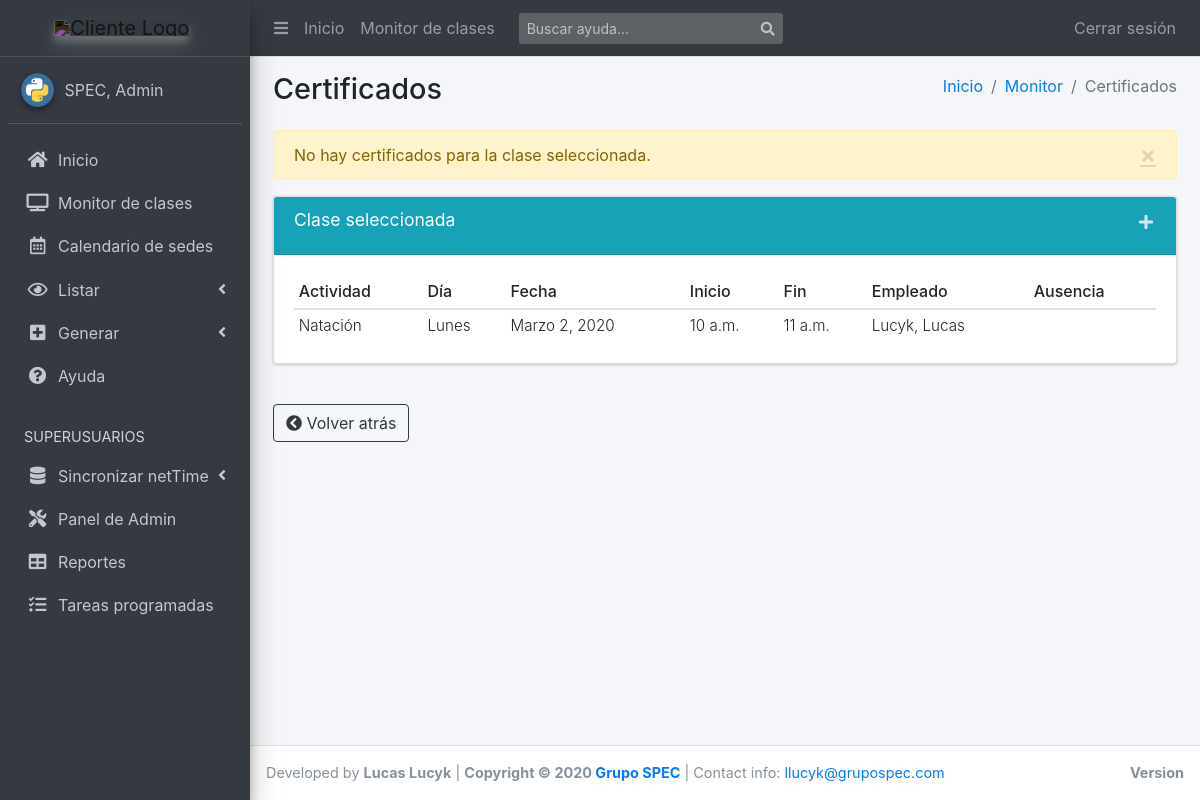
The page /clases/5/certificados/ (signed in) on the database its author committed.
### scg_app/models.py (models this page shows, shortened)
class Clase(models.Model):
    recurrencia = models.ForeignKey(
        'Recurrencia', on_delete=models.CASCADE, null=True)
    creacion = models.DateTimeField(default=timezone.now)
    dia_semana = models.CharField(
        max_length=9, choices=settings.DIA_SEMANA_CHOICES, blank=True)
    fecha = models.DateField(blank=True, default=timezone.now)
    horario_desde = models.TimeField(blank=True, default=timezone.now)
    horario_hasta = models.TimeField(blank=True, default=timezone.now)
    horas = models.FloatField(default=0.0)
    actividad = models.ForeignKey(
        Actividad, blank=True, null=True, on_delete=models.SET_NULL)
    sede = models.ForeignKey(
        Sede, blank=True, null=True, on_delete=models.SET_NULL)
    empleado = models.ForeignKey(
        Empleado, blank=True, null=True, on_delete=models.SET_NULL,
        related_name='empleado')
    reemplazo = models.ForeignKey(
        Empleado, blank=True, null=True,
        on_delete=models.SET_NULL,
        related_name='reemplazo')
    ausencia = models.ForeignKey(
        MotivoAusencia, blank=True, null=True, on_delete=models.SET_NULL,
        related_name='ausencia')
    confirmada = models.BooleanField(blank=True, default=False)
    modificada = models.BooleanField(blank=True, default=False)
    estado = models.CharField(
        max_length=1, choices=settings.ESTADOS_CHOICES, null=True, blank=True,
        default=settings.ESTADOS_CHOICES[0][0])
    presencia = models.CharField(
        max_length=12, choices=settings.PRESENCIA_CHOICES, null=True,
        blank=True, default=settings.PRESENCIA_CHOICES[0][0])
    comentarios = GenericRelation('GrupoComentario')
    locked = models.BooleanField(blank=True, default=False)
    class Meta:
        verbose_name = "Clase"
        verbose_name_plural = "Clases"
        get_latest_by = "-fecha"
        ordering = ["-fecha"]
        permissions = [
            ("confirm_classes", "Can confirm classes"),
            ("absence_management", "Can manage absence"),
            ("asign_replacement", "Can assign replacements"),
        ]
    class ReportBuilder:
        exclude = ('comentarios',)
        extra = (
            'monto', 'url_certificados', 'dia_semana_display',
            'format_user_comments',
        )
    @property
    def format_user_comments(self):
        return '.\r\n'.join(self.user_comments)
    @property
    def dia_semana_display(self):
        return self.get_dia_semana_display()
    @property
    def url_certificados(self):
        urls = [cert.complete_file_url for cert in self.certificado_set.all()]
        return '\n'.join(urls)
    @property
    def monto(self):
        ejecutor = self.reemplazo if self.reemplazo else self.empleado
        escala = ejecutor.escala.filter(grupo=self.actividad.grupo)
        if not escala or not self.horas:
            return 0.0
        return round(escala.first().monto_hora * self.horas, 2)

class Actividad(models.Model):
    nombre = models.CharField(max_length=100)
    grupo = models.ForeignKey(
        'GrupoActividad', on_delete=models.SET_NULL, null=True, blank=True)
    class Meta:
        verbose_name = "Actividad"
        verbose_name_plural = "Actividades"
        ordering = ["nombre", ]
        get_latest_by = "nombre"

class Empleado(models.Model):
    id_netTime = models.PositiveIntegerField(
        default=0,
        validators=[MinValueValidator(1)],
        unique=True,
        help_text="Para matchear marcajes e importaciones"
    )
    apellido = models.CharField(max_length=20)
    nombre = models.CharField(max_length=20)
    dni = models.CharField(max_length=8, unique=True)
    legajo = models.CharField(max_length=10, null=True, blank=True)
    empresa = models.CharField(max_length=10, null=True, blank=True)
    tipo = models.ForeignKey(
        'TipoContrato', on_delete=models.CASCADE, null=True, blank=True)
    liquidacion = models.ForeignKey(
        'TipoLiquidacion', on_delete=models.CASCADE, null=True, blank=True)
    escala = models.ManyToManyField('Escala')
    class Meta:
        verbose_name = "Empleado"
        verbose_name_plural = "Empleados"
        get_latest_by = "dni"
        ordering = ["dni", "apellido", "nombre"]
    class ReportBuilder:
        extra = ['legajo_apellido_nombre', ]
    @property
    def legajo_apellido_nombre(self):
        return f'{self.legajo} - {self.apellido} {self.nombre}'
    def __str__(self):
        return '{}, {}'.format(
            self.apellido,
            self.nombre if self.nombre else ''
        )

### scg_app/views.py (the view)
@login_required
def certificados_list(request, id_clase: int, context=None):
    template = "apps/scg_app/clase/certificados.html"
    clase = get_object_or_404(Clase, pk=id_clase)
    if not request.user.has_sede_permission(clase.sede):
        messages.error(
            request, "No tiene permisos para la sede de esta clase.")
        return render(request, template, context)
    certificados = Certificado.objects.filter(clases__in=[clase])
    _ids = set()
    for certificado in certificados:
        for clase in certificado.clases.all():
            _ids.add(clase.id)
    clases_impacto = Clase.objects.filter(id__in=_ids)
    context = {
        "certificados": certificados,
        "clase": clase,
        "clases_impacto": clases_impacto,
    }
    return render(request, template, context)

### scg_app/utils.py (called while the page is built)
def has_sede_permission(user, *sedes, operator: str = "AND"):
    if user.is_superuser:
        return True
    if operator == "AND":
        return all(sede in user.sedes.all() for sede in sedes)
    if operator == "OR":
        return any(sede in user.sedes.all() for sede in sedes)
    return False

### templates/apps/scg_app/clase/certificados.html (shortened to what this page needs)
{% extends "base_template.html" %}
{% block namepage %}Certificados{% endblock %}
{% block route %}
  <li class="breadcrumb-item"><a href="{% url 'index' %}">Inicio</a></li>
  <li class="breadcrumb-item"><a href="{% url 'clases_view' %}">Monitor</a></li>
  <li class="breadcrumb-item active">Certificados</li>
{% endblock route %}
{% block content %}
  {% if messages or not certificados %}
    <div class="row">
      <div class="col-md-12">
        {% if not certificados %}
          <div class="alert alert-warning alert-dismissible" >
            <a href="#" class="close" data-dismiss="alert" aria-label="close">&times;</a>
              No hay certificados para la clase seleccionada.
          </div>
        {% endif %}
      </div>
    </div>
  {% endif %}
  <div class="row">
    <div class="col-md-12">
      {% if clase %}
        <div class="card card-info">
          <div class="card-header">
            <h3 class="card-title">Clase seleccionada</h3>
            <div class="card-tools">
              <button type="button" class="btn btn-tool" data-card-widget="collapse">
                <i class="fas fa-plus"></i>
              </button>
            </div>
          </div>
          <div class="card-body">
            <table class="table table-sm table-responsive-sm">
              <thead>
                <tr>
                  <th>Actividad</th>
                  <th>D&iacute;a</th>
                  <th>Fecha</th>
                  <th>Inicio</th>
                  <th>Fin</th>
                  <th>Empleado</th>
                  <th>Ausencia</th>
                </tr>
              </thead>
              <tbody>
                  <tr>
                    <td>{{ clase.actividad.nombre }}</td>
                    <td>{{ clase.get_dia_semana_display }}</td>
                    <td>{{ clase.fecha }}</td>
                    <td>{{ clase.horario_desde }}</td>
                    <td>{{ clase.horario_hasta }}</td>
                    <td>{{ clase.empleado }}</td>
                    <td>{{ clase.ausencia.nombre }}</td>
                  </tr>
              </tbody>
            </table>
          </div>
        </div>
      {% endif %}
      <br />
      <p><a href="javascript: window.history.back();" class="btn btn-outline-dark" role="button">
        <i class="fas fa-chevron-circle-left"></i> Volver atr&aacute;s
      </a></p>
    </div>
  </div>
{% endblock %}
{% block extra_js %}
{% load static %}
{% endblock %}

### templates/base_template.html (shortened to what this page needs)
<!DOCTYPE html>
<html lang="es">
<head>
  {% load static %}
  <link rel="stylesheet" href="{%  static 'css/main.css' %}">
  <link rel="stylesheet" href="{% static 'plugins/ionicons/ionicons.min.css' %}">
  <link rel="stylesheet" href="{%  static 'dist/css/adminlte.min.css' %}">
  <link rel="stylesheet" href="{% static 'plugins/chart.js/Chart.min.css' %}" />
  <link rel="stylesheet" href="{% static 'plugins/bootstrap/css/bootstrap.min.css' %}" />
  <link rel="stylesheet" href="{%  static 'plugins/fontawesome-free/css/all.min.css' %}">
</head>
<body class="hold-transition sidebar-mini layout-fixed .layout-footer-fixed .layout-navbar-fixed">
{% block body %}
<div class="wrapper">
  <nav class="main-header navbar navbar-expand navbar-dark navbar-dark">
    <ul class="navbar-nav">
      <li class="nav-item">
        <a class="nav-link" data-widget="pushmenu" href="#" role="button"><i class="fas fa-bars"></i></a>
      </li>
      <li class="nav-item d-none d-sm-inline-block">
        <a href="{% url 'index' %}" class="nav-link">Inicio</a>
      </li>
      <li class="nav-item d-none d-sm-inline-block">
        <a href="{% url 'clases_view'%}" class="nav-link">Monitor de clases</a>
      </li>
    </ul>
    <form class="form-inline ml-3" action="{% url 'help_list' %}">
      <div class="input-group input-group-sm">
        <input class="form-control form-control-navbar" type="search" placeholder="Buscar ayuda..." aria-label="Buscar" name="q">
        <div class="input-group-append">
          <button class="btn btn-navbar" type="submit">
            <i class="fas fa-search"></i>
          </button>
        </div>
      </div>
    </form>
    <ul class="navbar-nav ml-auto">
      {% if user.is_authenticated %}
        <li class="nav-item">
          <a class="nav-link" href="{% url 'logout'%}?next={{request.path}}">
          Cerrar sesi&oacute;n
          </a>
        </li>
      {% endif %}
    </ul>
  </nav>
  <aside class="main-sidebar sidebar-dark-primary elevation-4">
    <a id="logo-big" href="{% url 'index' %}" class="brand-link text-center" style="display:none;">
      <img src="https://megatlon.com/megatlon/images/megatlon.svg"
           alt="Cliente Logo"
           class="brand-image elevation-3 invert-color img-center"
           style="opacity: .8;">
      <span class="brand-text font-weight-light">&nbsp;</span>
    </a>
    <div class="sidebar">
      <div class="user-panel mt-3 pb-3 mb-3 d-flex">
        <div class="image">
          <img src="{% static 'img/python.png' %}" class="img-circle elevation-2" alt="User Image">
        </div>
        <div class="info">
          <a href="#" class="d-block">{{ user.last_name }}, {{ user.first_name }}</a>
        </div>
      </div>
      <nav class="mt-2">
        <ul class="nav nav-pills nav-sidebar flex-column nav-child-indent" data-widget="treeview" role="menu" data-accordion="false">
          <li class="nav-item">
            <a href="{% url 'index' %}" class="nav-link {% block active_home %}{% endblock %}">
              <i class="nav-icon fas fa-home"></i>
              <p>Inicio</p>
            </a>
          </li>
          <li class="nav-item">
            <a href="{% url 'clases_view'%}" class="nav-link {% block active_monitor %}{% endblock %}">
              <i class="nav-icon fas fa-tv"></i>
              <p>Monitor de clases</p>
            </a>
          </li>
          <li class="nav-item">
            <a href="{% url 'sede_calendar'%}" class="nav-link {% block active_sede_calendar %}{% endblock %}">
              <i class="nav-icon far fa-calendar-alt"></i>
              <p>Calendario de sedes</p>
            </a>
          </li>
          <li class="nav-item has-treeview {% block open_ver %}{% endblock %}">
            <a href="#" class="nav-link">
              <i class="nav-icon far fa-eye"></i>
              <p>
                Listar
                <i class="fas fa-angle-left right"></i>
              </p>
            </a>
          </li>
          <li class="nav-item has-treeview {% block open_crear %}{% endblock %}">
            <a href="#" class="nav-link">
              <i class="nav-icon fas fa-plus-square"></i>
              <p>
                Generar
                <i class="right fas fa-angle-left"></i>
              </p>
            </a>
          </li>
          <li class="nav-item">
            <a href="{% url 'help_list'%}" class="nav-link {% block active_help %}{% endblock %}">
              <i class="nav-icon fas fa-question-circle"></i>
              <p>Ayuda</p>
            </a>
          </li>
          {% if user.is_superuser %}
            <li class="nav-header">SUPERUSUARIOS</li>
            <li class="nav-item has-treeview">
              <a href="#" class="nav-link">
                <i class="nav-icon fas fa-database"></i>
                <p>
                  Sincronizar netTime
                  <i class="right fas fa-angle-left"></i>
                </p>
              </a>
            </li>
            <li class="nav-item">
              <a href="/admin/" target="_blank" class="nav-link">
                <i class="nav-icon fas fa-tools"></i>
                <p>Panel de Admin</p>
              </a>
            </li>
            <li class="nav-item">
              <a href="/report_builder/" class="nav-link">
                <i class="nav-icon fas fa-table"></i>
                <p>Reportes</p>
              </a>
            </li>
            <li class="nav-item">
              <a href="{% url 'tasks_management' %}" class="nav-link {% block active_tareas %}{% endblock %}">
                <i class="nav-icon fas fa-tasks"></i>
                <p>Tareas programadas</p>
              </a>
            </li>
          {% endif %}
        </ul>
      </nav>
    </div>
  </aside>
  <div class="content-wrapper">
    <section class="content-header">
      <div class="container-fluid">
        <div class="row mb-2">
          <div class="col-sm-6">
            <h1>{% block namepage %}Inicio{% endblock %}</h1>
          </div>
          <div class="col-sm-6">
            <ol class="breadcrumb float-sm-right">
              {% block route %}{% endblock %}
            </ol>
          </div>
        </div>
      </div>
    </section>
    <section class="content">
      <div class="container-fluid">
        {% block content %}{% endblock %}
      </div>
    </section>
  </div>
  <footer class="main-footer">
    <div class="float-right d-none d-sm-block">
      <b>Version</b>
    </div>
    Developed by <strong>Lucas Lucyk</strong> |
    <strong>Copyright &copy; 2020 <a href="https://grupospec.com/es/">Grupo SPEC</a></strong>
    | Contact info: <a href="mailto:llucyk@grupospec.com">llucyk@grupospec.com</a>
  </footer>
</div>
{% endblock body %}
</body>
</html>

### static/css/main.css (style rules this page uses)
footer { font-size: .9rem; }
table td { font-size: .95rem; font-weight: 300; }
table th { font-size: 1rem; font-weight: 500; }
.invert-color { -webkit-filter: invert(1); filter: invert(1); }
.img-center { float: none !important; }

### rows shown on the page
Clase: actividad.nombre "Natación", dia_semana "Lunes", fecha "Marzo 2, 2020", horario_desde "10 a.m.", horario_hasta "11 a.m.", empleado "Lucyk, Lucas"

### other values the page prints
{{ user.last_name }} "SPEC"
{{ user.first_name }} "Admin"
